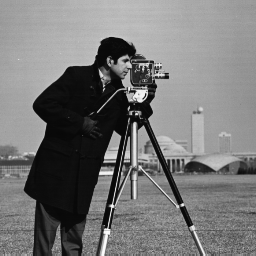
#> input picture LAB_IP_ADV/Lab4/cameraman.tif, 256 x 256 px
$ python LAB4.py
#> lines starting #> are read from the running program, lines starting #| are printed output that depends on the picture

#%%
import sys
import matplotlib
import matplotlib.pyplot as plt
import matplotlib.image as mpimg
from mpl_toolkits.mplot3d import Axes3D
from matplotlib import cm
from matplotlib.ticker import LinearLocator, FormatStrFormatter
import numpy as np
import timeit
import cv2 as cv # computer vision
from skimage import exposure
from scipy.fftpack import fft, fftshift, ifft, fft2, ifft2 # can replace scipy.fft to older version called scipy.fftpack
import scipy
from scipy import signal
from scipy.signal import cont2discrete, lti, dlti, dstep
from numpy import cos,pi,real
from matplotlib.pyplot import subplot, figure, title, stem, axes, plot, imshow
from scipy.signal import   butter , lfilter, freqz
from scipy.interpolate import CubicSpline

# 1.1

def downsample(sig, factor, Anti_Aliasing=False, img=False):
    if Anti_Aliasing:
        if img:
            lpf = np.ones((3,3))/9
            sig = cv.filter2D(sig, -1, lpf)
            #sig  = signal.convolve2d(lpf, sig)
        else:
            b, a = butter(15, 1/factor, btype='low', analog=False)
            sig = lfilter(b, a, sig)
    if img:
        sig = sig[::factor, ::factor]
    else:
        sig = sig[::factor]
    return sig

def uint8c(x):
    """custom uint8 - (if val < 0 then val = 0)"""
    x2 = np.copy(x)
    x2  = x2.clip(0, 255)
    return np.uint8(x2)

def sample_test(x,factor, printout=True):
    x_downsampled = downsample(x, factor)
    x_downsampled_antialiasing = downsample(x, factor, True)
    x_fft = np.abs(fft(x))
    x_downsampled_fft = np.abs(fft(x_downsampled))
    x_downsampled_antialiasing_fft = np.abs(fft(x_downsampled_antialiasing))
    f1 = np.arange(-len(x_fft)/2, len(x_fft)/2)
    f2 = np.arange(-len(x_downsampled_fft)/2, len(x_downsampled_fft)/2)
    f3 = np.arange(-len(x_downsampled_antialiasing_fft)/2, len(x_downsampled_antialiasing_fft)/2)

    if printout:
        plt.figure(figsize=(15,10))
        subplot(321); stem(x); title('original')
        subplot(322); stem(f1, fftshift(x_fft)); title('original fft')

        subplot(323); stem(x_downsampled); title('decimation')
        subplot(324); stem(f2, fftshift(x_downsampled_fft)); title('fft decimation')

        subplot(325);stem(x_downsampled_antialiasing);title('decimation antialiasing')
        subplot(326); stem(f3, fftshift(x_downsampled_antialiasing_fft)); title('decimation antialiasing fft')
        plt.tight_layout()
    return x_downsampled, x_downsampled_antialiasing

time = 1 # sec
fs = 200 # Hz
f = 10 # Hz
A = 7
Ts = 1/fs
t = np.arange(0, time-Ts, Ts)
factor = 4
x = A*cos(2*pi*10*t) + 2*A*cos(2*pi*17*t)+3*A*cos(2*pi*5*t);
sample_test(x, factor)


#%%
#img=cv.imread(r"C:\Users\rom21\OneDrive\Desktop\LAB1\pyLAB1\cameraman.tif", 0)
img = cv.imread(r"cameraman.tif",0)
#> img is the input picture: shape (256, 256); min 7, max 253, mean 118.7
factor = 17
x=img[70,:]
#> x = 256 values, max 205 at index 99, min 8 at index 94, mean 131.8
sample_test(x, factor)

#%% can see that have aliasing in the signal without the filter

x = A*cos(2*pi*10*t) + 2*A*cos(2*pi*20*t) + 2*A*cos(2*pi*30*t)
sample_test(x, factor)

#%% all the methods implamated in matlab

def upsample1d(sig, factor, method = 'ZeroOrderHold'):
    if method == 'ZeroOrderHold':
        sig_upsampled = np.repeat(sig, factor)

    elif (method == 'FirstOrderHold'):
        sig_upsampled = np.zeros(len(sig) * factor)
        sig_upsampled[::factor] = sig
        filter_linear = np.zeros(factor*2 -1)
        for i in range(int((len(filter_linear) + 1 )/2)):
            filter_linear[i] = filter_linear[int(len(filter_linear)-1-i)]  = (i+1)/factor
             #= filter_linear[int(len(filter_linear)-1 -i)]
        sig_upsampled = np.convolve(sig_upsampled, filter_linear, 'same')

    elif (method == 'sinc'):
        sig_upsampled = np.zeros(len(sig) * factor)
        sig_upsampled[::factor] = sig
        l = 50
        x = np.linspace(-l, l, factor*l-1)
        sinc_filter =np.sinc((np.pi/(factor+2.1))*x)
        sig_upsampled = np.convolve(sig_upsampled, sinc_filter, 'same')

    elif (method == 'cubic'):
        sig_upsampled = np.zeros(len(sig) * factor)
        for i in range(0,len(sig)-3):
            f = CubicSpline([0, 1, 2], sig[i:i+3], bc_type='natural')
            x_new = np.linspace(0, 2, factor+1)
            sig_upsampled[i*factor:i*factor+factor+1] = f(x_new)
    return sig_upsampled

x = A*cos(2*pi*10*t) + 2*A*cos(2*pi*17*t)+3*A*cos(2*pi*5*t);

factor = 4
x_downsampled, x_downsampled_antialiasing = sample_test(x, factor, False)
#s3 = upsample1d(x_downsampled, factor, method = 'ZeroOrderHold')
#s4 = upsample1d(x_downsampled_antialiasing, factor, method = 'FirstOrderHold')
#s5 = upsample1d(x_downsampled_antialiasing, factor, method = 'Ideal')
methods= ['ZeroOrderHold', 'FirstOrderHold', 'sinc', 'cubic']
for method in methods:
    upsampled = upsample1d(x_downsampled, factor, method = method)
    upsampled = upsampled[:len(upsampled)-1]
    MSE = np.sum(np.square(x - upsampled) / len(x))
    SNR = 10*np.log10(np.std(x) / np.std(x - upsampled))
    fig = plt.figure()
    axes = fig.subplots(nrows=2, ncols=1)
    axes[0].plot(range(0, len(x)), x, range(0, len(x)), upsampled)
    axes[0].set(title = 'original signal (blue), upsampled ' + method + ' (orange)\nMSE = ' + "{:.3f}".format(MSE) + ', SNR = ' + "{:.2f}".format(SNR) + 'dB')
    axes[1].plot(x_downsampled)
    axes[1].set(title = 'downsampled signal')
    fig.tight_layout()

#%% 1.2

def quantize(signal, k):
#> called with signal = array of shape (256,), k = 4
    temp = signal
#> temp has the same summary as x outside quantize
    if type(signal[0]) == np.float64:
        temp = uint8c(signal*255)
    delta = 256/k
    signal_q =  uint8c(np.int64(np.double(temp) / delta) * delta + delta/2)
#> signal_q = 256 values, max 224 at index 64, min 32 at index 66, mean 132.2

    if type(signal[0]) == np.float64:
        signal_q = np.double(signal_q / 255)
    return signal_q


def quatize_analaze(sig, num_bits):
    sig_float_q = quantize(sig, num_bits)
#> sig_float_q has the same summary as signal_q in quantize
    err = sig - sig_float_q
#> err = 256 values, max 255 at index 205, min 0 at index 65, mean 114.5
    avg_err = np.sqrt(np.average(np.square(err)))
#> avg_err = 8.97
    snr_db = 20*np.log10(np.std(sig) / np.std(err))
#> snr_db = -5.99
    fig, axi = plt.subplots(2,1)
    axi[0].hist(sig.flatten(), bins = 255)
    axi[0].hist(sig_float_q.flatten(), bins = 255)
    axi[0].set(title = 'Histogram')
    axi[0].legend(['Float64','Float64 Quantized ' + str(num_bits) + '-bit'])
    axi[1].plot(np.arange(0, len(sig)), sig,np.arange(0,len(sig_float_q)), sig_float_q)
    axi[1].set(title = 'Signals\nSNR = ' + "{:.1f}".format(snr_db) + 'dB, Avg Error = ' + "{:.4f}".format(avg_err))
    axi[1].legend(['Float64','Float64 Quantized ' + str(num_bits) + '-bit'])
    fig.tight_layout()
    plt.show()
#> figure, not shown here; panel 1: curve peaks at x = 0, y = 42; panel 2: curve peaks at x = -5.5, y = 2060; panel 3: curve peaks at x = 0, y = 42; panel 4: curve peaks at x = -5, y = 525
#> figure, not shown here; panel 1: curve peaks at x = 99, y = 205; panel 2: curve peaks at x = 0, y = 33735; panel 3: curve peaks at x = 3, y = 177; panel 4: curve peaks at x = 0, y = 2080
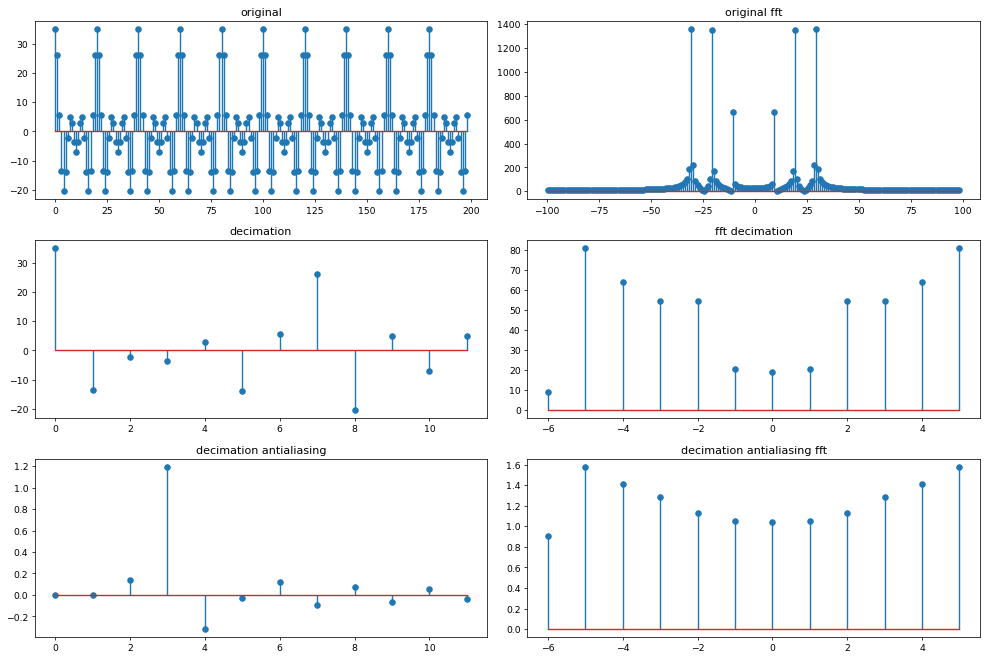
#> figure drawn by matplotlib, 6 panels; panel 1: curve peaks at x = 0, y = 35; panel 2: curve peaks at x = -30.5, y = 1357.3; panel 3: curve peaks at x = 0, y = 35; panel 4: curve peaks at x = -5, y = 80.85
#> figure, not shown here; panel 1: curve peaks at x = 0, y = 42; panel 1: curve peaks at x = 0, y = 42; panel 2: curve peaks at x = 0, y = 42
#> figure, not shown here; panel 1: curve peaks at x = 0, y = 42; panel 1: curve peaks at x = 0, y = 42; panel 2: curve peaks at x = 0, y = 42
#> figure, not shown here; panel 1: curve peaks at x = 0, y = 42; panel 1: curve peaks at x = 1, y = 41.47; panel 2: curve peaks at x = 0, y = 42
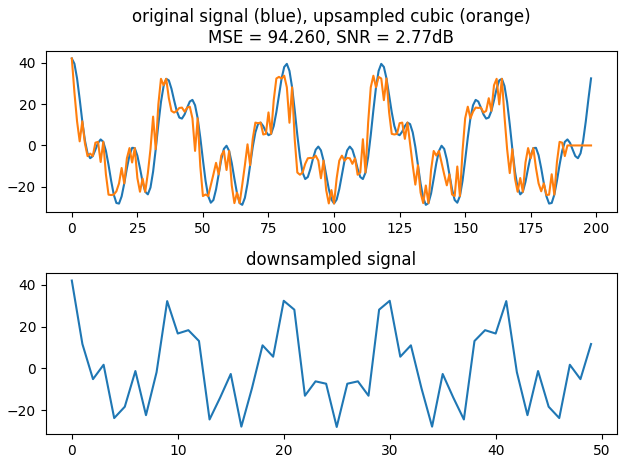
#> figure drawn by matplotlib, 2 panels; panel 1: curve peaks at x = 0, y = 42; panel 1: curve peaks at x = 0, y = 42; panel 2: curve peaks at x = 0, y = 42
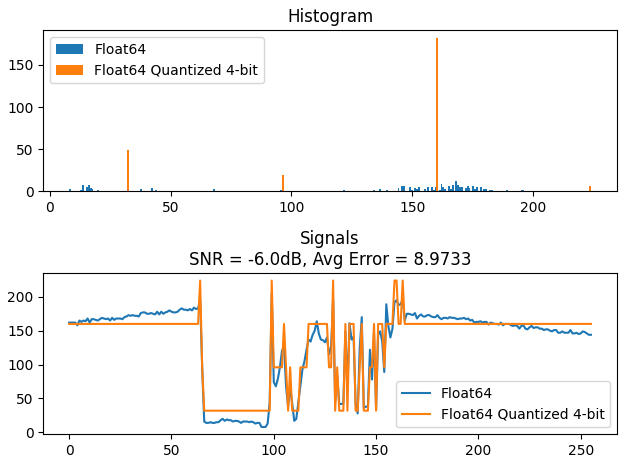
#> figure drawn by matplotlib, 2 panels; panel 1: tallest bar 12 high, from x = 167.9 to 168.7; panel 1: tallest bar 182 high, from x = 160 to 160.8; panel 2: curve peaks at x = 99, y = 205; panel 2: curve peaks at x = 64, y = 224
    return sig_float_q

#%%
fs = 200
L = 1
f = 2
Ts = 1/fs
t = np.arange(0,L-Ts,Ts)
y = np.cos(2*np.pi*f*t)
y = uint8c((1 + y) * 128)
Min = np.min(y)
Max = np.max(y)
y_double = ((np.double(y) - Min) / (Max - Min))
img=cv.imread(r"cameraman.tif", 0)
factor=17
x=img[70,:]
y_4 = y/4 +96
num_bits = 4
quatize_analaze(x, num_bits)
quatize_analaze(y_double, num_bits)
#> call 2 of quatize_analaze, with sig = array of shape (199,), num_bits = 4
#> in quatize_analaze (call 2), `plt.show()`:
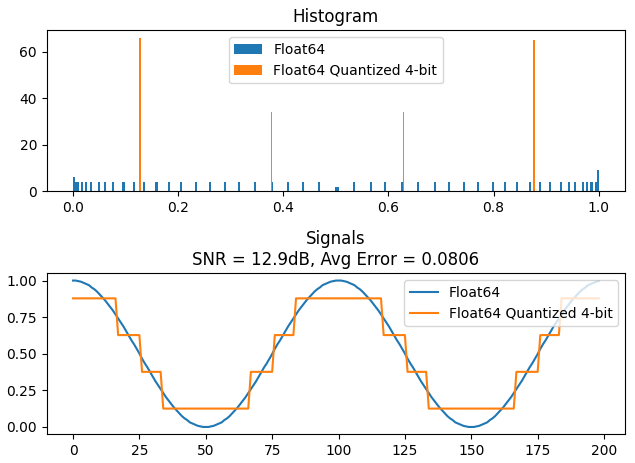
#> figure drawn by matplotlib, 2 panels; panel 1: tallest bar 9 high, from x = 0.996 to 1; panel 1: tallest bar 66 high, from x = 0.125 to 0.128; panel 2: curve peaks at x = 0, y = 1; panel 2: curve peaks at x = 0, y = 0.878
quatize_analaze(y, num_bits)
#> call 3 of quatize_analaze, with sig = array of shape (199,), num_bits = 4
#> in quatize_analaze (call 3), `plt.show()`:
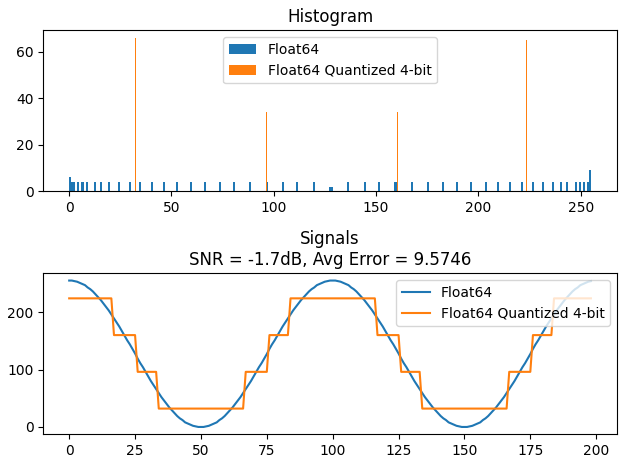
#> figure drawn by matplotlib, 2 panels; panel 1: tallest bar 9 high, from x = 254 to 255; panel 1: tallest bar 66 high, from x = 32 to 32.75; panel 2: curve peaks at x = 0, y = 255; panel 2: curve peaks at x = 0, y = 224
quatize_analaze(uint8c(y_4), num_bits)
#> call 4 of quatize_analaze, with sig = array of shape (199,), num_bits = 4
#> in quatize_analaze (call 4), `plt.show()`:
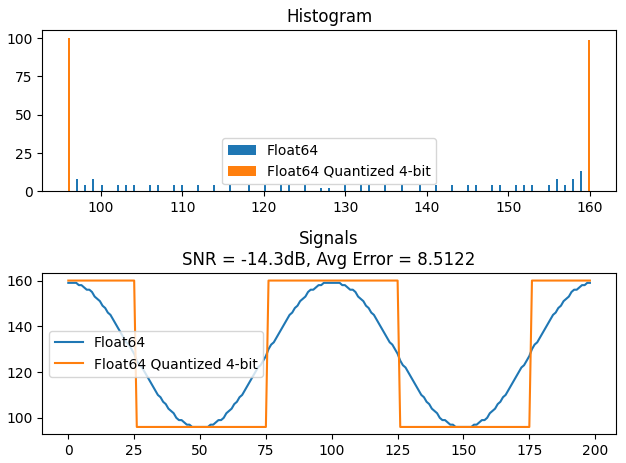
#> figure drawn by matplotlib, 2 panels; panel 1: tallest bar 14 high, from x = 96 to 96.25; panel 1: tallest bar 100 high, from x = 96 to 96.25; panel 2: curve peaks at x = 0, y = 159; panel 2: curve peaks at x = 0, y = 160
target_noise_db = 10
target_noise_watts = 10 ** (target_noise_db / 10)
mean_noise = 0
noise = np.random.normal(mean_noise, np.sqrt(target_noise_watts), len(y))
noise_sig = y+noise
noise_sig =((np.double(noise_sig) - Min) / (Max - Min))
sig_float_q = quatize_analaze(noise_sig, 2)
#> in quatize_analaze (call 5), `plt.show()`:
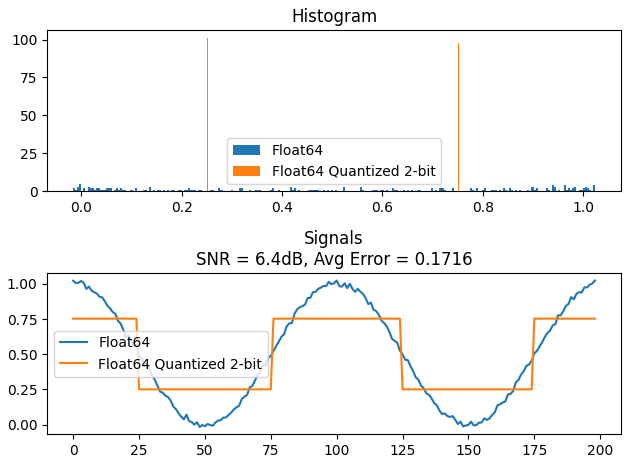
#> figure drawn by matplotlib, 2 panels; panel 1: tallest bar 5 high, from x = -0.00386 to 0.000213; panel 1: tallest bar 101 high, from x = 0.251 to 0.253; panel 2: curve peaks at x = 100, y = 1.02; panel 2: curve peaks at x = 0, y = 0.753

#%% 2.

#img = cv.imread(r"chrono.tif", 0)

img = cv.imread(r"C:\Users\rom21\OneDrive\Desktop\imageLAB4\chrono.tif", 0)
#> (the run stopped early here; a loop or call above may not have finished)

$ run again, with IP_Course/ex1/imageGreen.jpeg saved as LAB_IP_ADV/Lab4/cameraman.tif
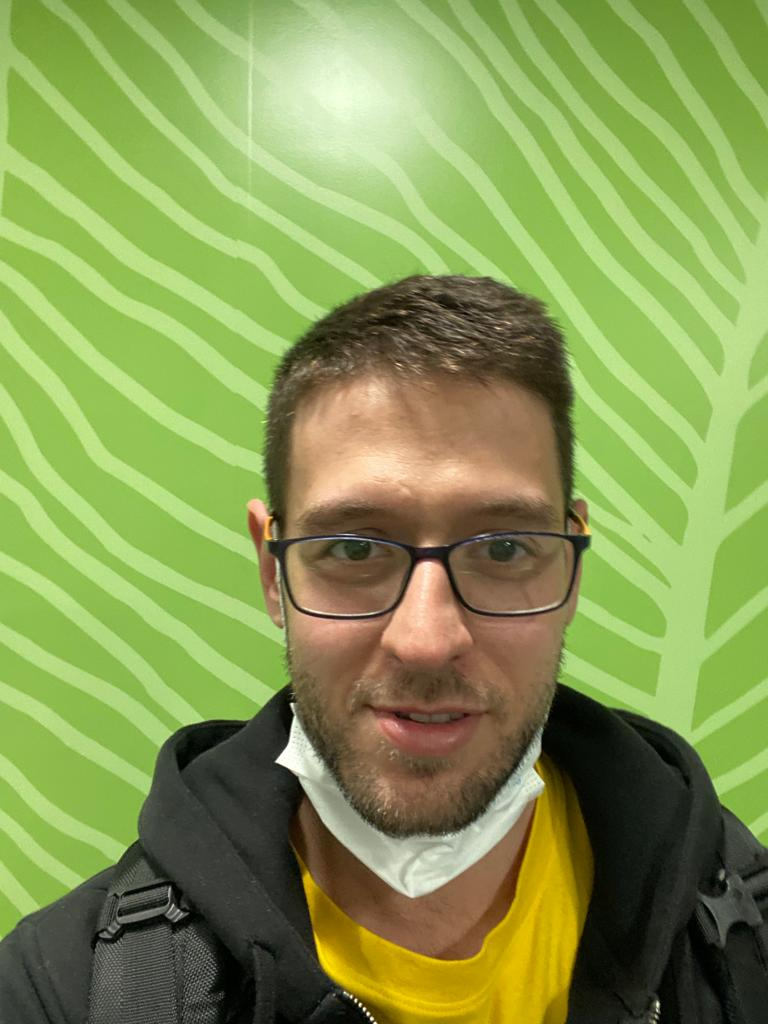
#> input picture IP_Course/ex1/imageGreen.jpeg, 768 x 1024 px
#> `img = cv.imread(r"cameraman.tif",0)`:
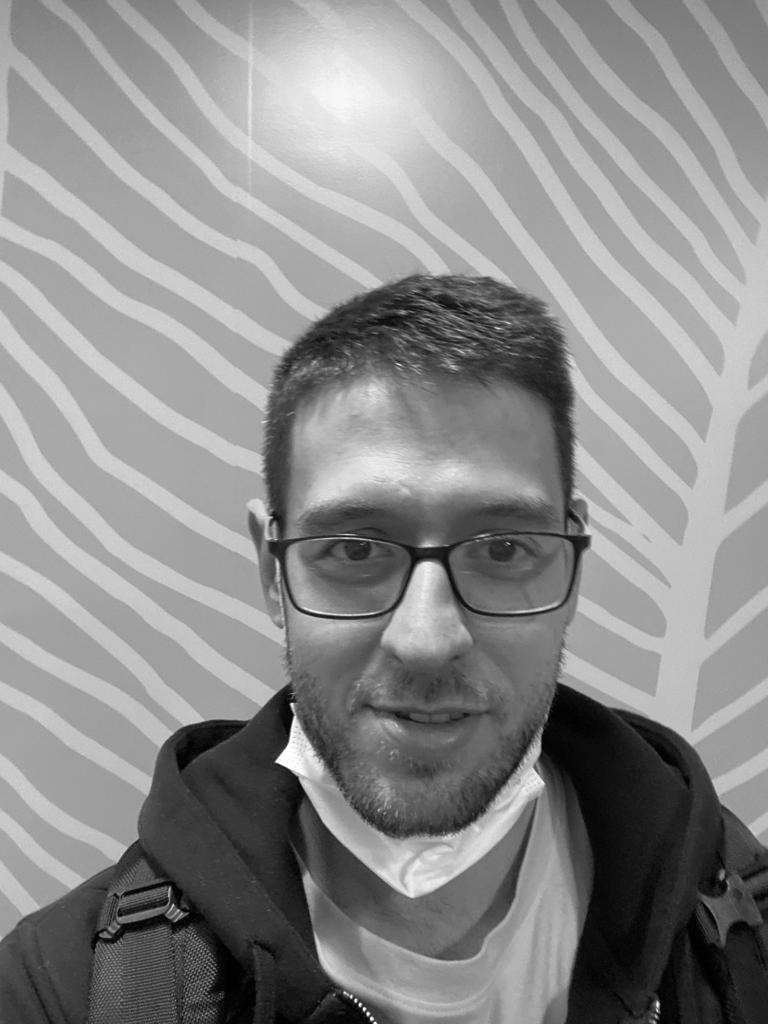
#> img: shape (1024, 768); min 0, max 255, mean 138.8
#> x = 768 values, max 238 at index 348, min 128 at index 751, mean 172.9
#> temp has the same summary as x outside quantize
#> signal_q = 768 values, max 224 at index 185, min 160 at index 0, mean 175.5
#> sig_float_q has the same summary as signal_q in quantize
#> err = 768 values, max 255 at index 300, min 0 at index 8, mean 136.7
#> avg_err = 10.11
#> snr_db = -11.28
#> in quatize_analaze, `plt.show()`:
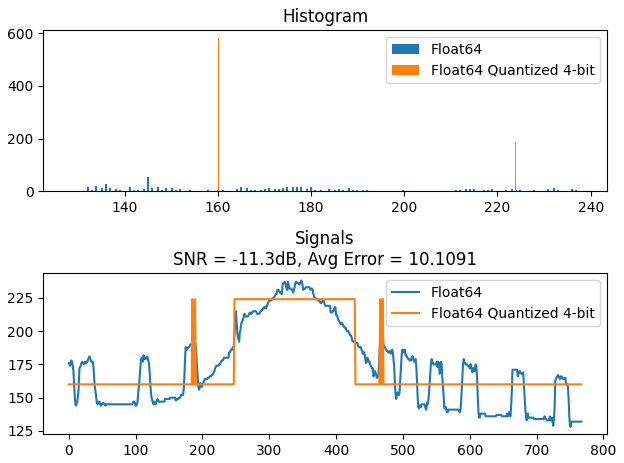
#> figure drawn by matplotlib, 2 panels; panel 1: tallest bar 56 high, from x = 144.8 to 145.3; panel 1: tallest bar 582 high, from x = 160 to 160.3; panel 2: curve peaks at x = 348, y = 238; panel 2: curve peaks at x = 185, y = 224
